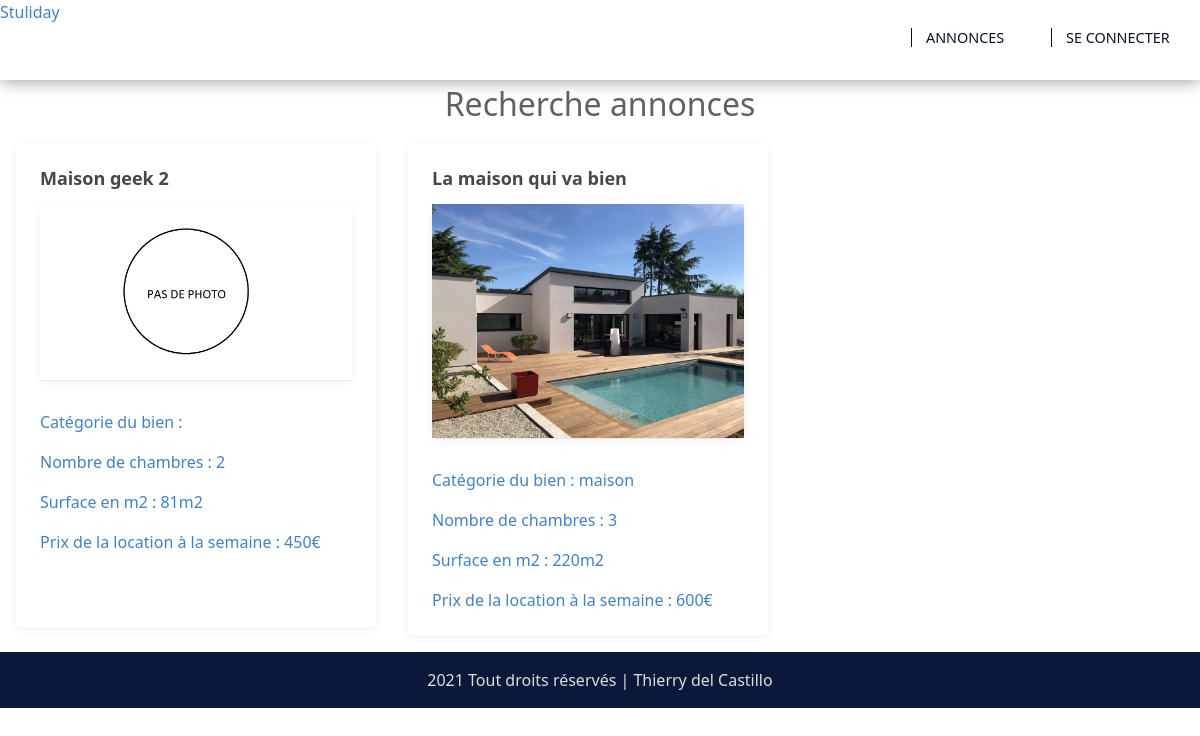
/products.php, run on the app's committed database.
### tables this page shows
CREATE TABLE IF NOT EXISTS `biens` (
  `id` int(10) NOT NULL AUTO_INCREMENT,
  `title` varchar(255) NOT NULL,
  `photo` varchar(255) NOT NULL,
  `description` text NOT NULL,
  `country` varchar(255) NOT NULL DEFAULT 'France',
  `surface` int(10) NOT NULL,
  `bedroom_number` int(4) NOT NULL,
  `price` int(10) NOT NULL,
  `category_id` int(10) NOT NULL,
  `author_id` int(10) NOT NULL,
  PRIMARY KEY (`id`)
);

CREATE TABLE IF NOT EXISTS `categories` (
  `id` int(10) NOT NULL AUTO_INCREMENT,
  `name` varchar(255) NOT NULL,
  PRIMARY KEY (`id`)
);

### products.php (the view)
<?php include('inc/header.php'); ?>
<?php
try {
    $sth = $connect->query(
    "SELECT b.id, title, photo, c.name as category, bedroom_number, surface, price
    FROM biens as b
    LEFT JOIN categories as c ON b.category_id=c.id
    LEFT JOIN users as u ON b.author_id = u.id
    ");
    $locations = $sth->fetchAll(PDO::FETCH_ASSOC);
} catch (PDOException $error) {
    echo $error->getMessage();
}
?>
<h1>Recherche annonces</h3>
<section id="products">
    <div class="container">
        <div class="columns is-centered">
            <div class="column is-flex is-flex-wrap-wrap">
                    <?php
                        foreach ($locations as $location) {
                    ?>
                    <div class="card content">
                        <a href="product.php?id=<?php echo $location['id'] ?>">
                            <div class="card-content">
                                <h5><?php echo $location['title'] ?></h5>
                                <img class="block" src="./assets/img/<?php echo (!empty($location['photo'])? $location['photo'] : 'pasdephoto.jpg')?>" alt="photo de la maison">
                                <p>Catégorie du bien : <?php echo $location['category'] ?></p>
                                <p>Nombre de chambres : <?php echo $location['bedroom_number'] ?></p>
                                <p>Surface en m2 : <?php echo $location['surface'] ?>m2</p>
                                <p>Prix de la location à la semaine : <?php echo $location['price'] ?>€</p>
                            </div>
                        </a>
                    </div>
                    <?php
                        }
                    ?>
            </div>
        </div>
    </div>
</section>
<?php include('inc/footer.php'); ?>

### inc/header.php (shortened to what this page needs)
<!DOCTYPE html>
<html lang="fr">
<head>
    <link rel="stylesheet" href="https://cdnjs.cloudflare.com/ajax/libs/font-awesome/5.15.3/css/all.min.css">
    <link rel="stylesheet" href="./assets/css/style.css">
</head>
<body>
    <header id="home">
        <nav>
            <div id="menuNav" class="container">
                <div id="logo">
                    <a href="index.php">Stuliday</a>
                </div>
                <ul>
                    <li><a href="products.php">Annonces</a></li>
                    <?php
                    if(empty($_SESSION['name'])) {
                    ?>
                        <li><a href="login.php">Se connecter</a></li>
                    <?php
                    } else {
                    ?>
                        <li><a href="profile.php"><?php echo $_SESSION['name']; ?></a></li>
                        <li><a href="?logout">Se déconnecter</a></li>
                    <?php
                    }
                    ?>
                </ul>
            </div>
        </nav>
    </header>

### inc/footer.php (shortened to what this page needs)
    <footer>
        <p>2021 Tout droits réservés | Thierry del Castillo</p>
    </footer>
</body>
</html>

### data on the page
biens: title "Maison geek 2", bedroom_number "2", surface "81", price "450"
biens: title "La maison qui va bien", photo (picture), category.name "maison", bedroom_number "3", surface "220", price "600"
